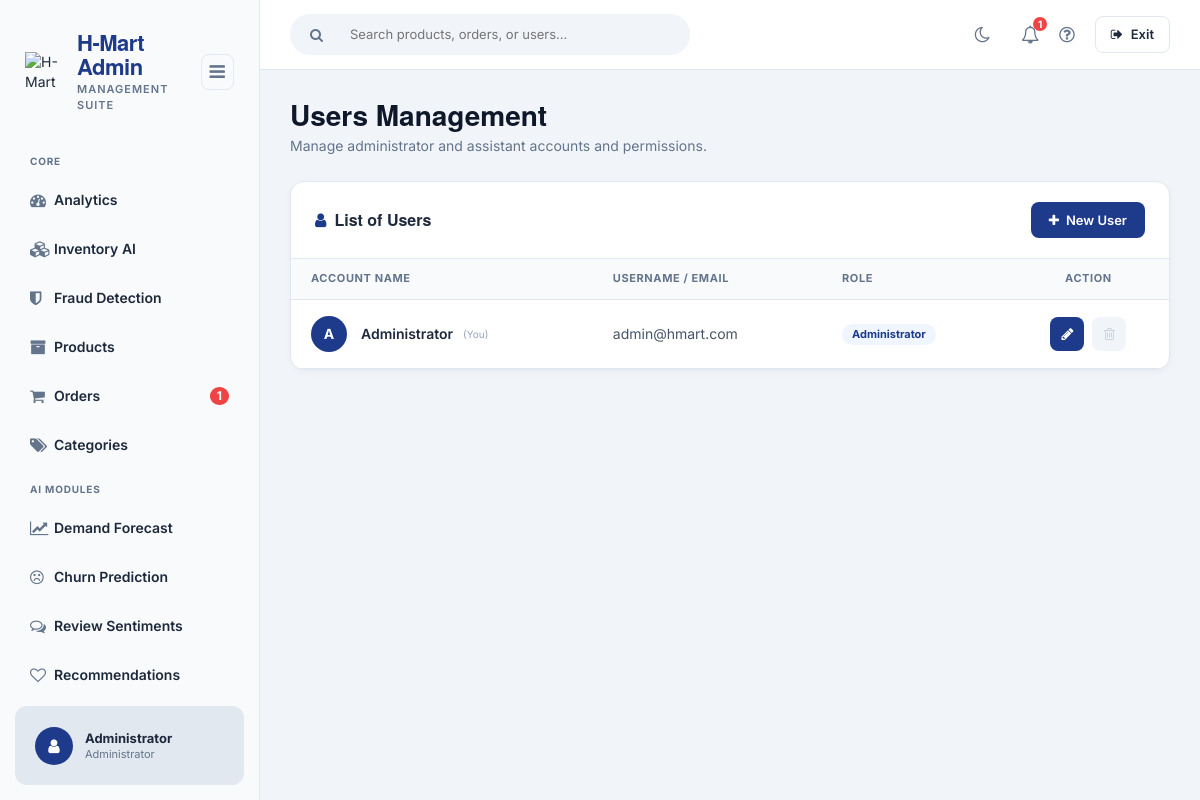
The app's page /admin/user/index.php (signed in) with its own data.
### tables this page shows
CREATE TABLE `tbluseraccount` (
  `USERID` int(11) NOT NULL,
  `U_NAME` varchar(122) NOT NULL,
  `U_USERNAME` varchar(122) NOT NULL,
  `U_PASS` varchar(122) NOT NULL,
  `U_ROLE` varchar(30) NOT NULL,
  `USERIMAGE` varchar(255) NOT NULL
);

### admin/user/index.php (called while the page is built, shortened)
<?php
require_once ("../theme/templates.php");
?>

### backend/include/database.php (called while the page is built, shortened)
<?php
class Database {
	var $sql_string = '';
	private $conn;
	public function open_connection() {
		$this->conn = mysqli_connect(server,user,pass);
		if(!$this->conn){
			echo "Problem in database connection! Contact administrator!";
			exit();
		}else{
			$db_select = mysqli_select_db($this->conn,database_name);
		}
	}
	function setQuery($sql='') {
		$this->sql_string=$sql;
	}
	function executeQuery() {
		$result = mysqli_query($this->conn,$this->sql_string);
		return $result;
	}
	private function confirm_query($result) {
		return $result;
	}
	function loadResultList( $key='' ) {
		$cur = $this->executeQuery();
		$array = array();
		if ($cur) {
			while ($row = mysqli_fetch_object($cur)) {
				if ($key) {
					$array[$row->$key] = $row;
				} else {
					$array[] = $row;
				}
			}
		}
		return $array;
	}
}
$mydb = new Database();
?>

### admin/user/list.php (the view, shortened to what this page needs)
<div class="page-title-row" style="display:flex; justify-content:space-between; align-items:flex-end; margin-bottom:25px;">
    <div>
        <h1 style="font-weight:800; color:var(--primary); font-size:28px; margin:0 0 5px 0;">Users Management</h1>
        <p style="color:var(--text-muted); margin:0; font-size:14px;">Manage administrator and assistant accounts and permissions.</p>
    </div>
</div>
<div class="user-table-card">
    <div class="user-table-header">
        <h4><i class="fa fa-user" style="margin-right:8px; color:#1e3a8a;"></i>List of Users</h4>
        <a href="index.php?view=add" class="btn-new-user">
            <i class="fa fa-plus"></i> New User
        </a>
    </div>
    <table class="users-table">
        <thead>
            <tr>
                <th>Account Name</th>
                <th>Username / Email</th>
                <th>Role</th>
                <th style="text-align:center;">Action</th>
            </tr>
        </thead>
        <tbody>
        <?php
            $mydb->setQuery("SELECT * FROM `tbluseraccount` ORDER BY USERID ASC");
            $cur = $mydb->loadResultList();
            foreach ($cur as $result) {
                $initials = strtoupper(substr($result->U_NAME, 0, 1));
                $isSelf   = ($result->USERID == $_SESSION['USERID']);
                echo '<tr>';
                echo '<td>
                    <span class="user-avatar">' . $initials . '</span>
                    <span class="user-name">' . htmlspecialchars($result->U_NAME) . '</span>
                    ' . ($isSelf ? '<span style="font-size:10px; color:#94a3b8; margin-left:6px;">(You)</span>' : '') . '
                </td>';
                echo '<td style="color:#475569;">' . htmlspecialchars($result->U_USERNAME) . '</td>';
                echo '<td><span class="role-badge">' . htmlspecialchars($result->U_ROLE) . '</span></td>';
                echo '<td><div class="action-btns">';
                echo '<a href="index.php?view=edit&id=' . $result->USERID . '" class="btn-edit-user" title="Edit User">
                        <i class="fa fa-pencil"></i>
                      </a>';
                if ($isSelf) {
                    echo '<span class="btn-delete-user disabled-btn" title="Cannot delete your own account">
                            <i class="fa fa-trash-o"></i>
                          </span>';
                }
                echo '</div></td>';
                echo '</tr>';
            }
        ?>
        </tbody>
    </table>
</div>

### admin/theme/templates.php (style rules this page uses)
:root { --primary: #0f172a; --primary-light: #1e3a8a; --sidebar-bg: #f8fafc; --bg-color: #f1f5f9; --text-main: #1e293b; --text-muted: #64748b; --border-color: #e2e8f0; --card-bg: #ffffff; --card-header-bg: #ffffff; --hover-bg: #e2e8f0; --table-header-bg: #f8fafc; --shadow: 0 4px 6px rgba(0,0,0,0.02); }
body { font-family: 'Inter', sans-serif; background-color: var(--bg-color); margin: 0; padding: 0; color: var(--text-main); overflow-x: hidden; }

### admin/user/list.php (style rules this page uses)
.user-table-card { background: var(--card-bg, #fff); border: 1px solid var(--border-color, #e2e8f0); border-radius: 14px; overflow: hidden; box-shadow: 0 2px 8px rgba(0,0,0,0.04); transition: background 0.25s, border-color 0.25s; }
.user-table-header { display: flex; align-items: center; justify-content: space-between; padding: 20px 24px; border-bottom: 1px solid var(--border-color, #f1f5f9); }
.user-table-header h4 { margin: 0; font-size: 16px; font-weight: 700; color: var(--text-main, #0f172a); }
.btn-new-user { display: inline-flex; align-items: center; gap: 7px; padding: 9px 18px; background: #1e3a8a; color: #fff; border-radius: 8px; text-decoration: none; font-size: 13px; font-weight: 600; transition: background 0.2s; }
.users-table { width: 100%; border-collapse: collapse; }
.users-table thead th { background: var(--table-header-bg, #f8fafc); padding: 12px 20px; text-align: left; font-size: 11px; font-weight: 700; color: var(--text-muted, #64748b); text-transform: uppercase; letter-spacing: 0.6px; border-bottom: 1px solid var(--border-color, #e2e8f0); }
.users-table tbody tr { border-bottom: 1px solid var(--border-color, #f1f5f9); transition: background 0.15s; }
.users-table tbody td { padding: 16px 20px; font-size: 14px; color: var(--text-main, #334155); vertical-align: middle; }
.user-avatar { width: 36px; height: 36px; border-radius: 50%; background: #1e3a8a; display: inline-flex; align-items: center; justify-content: center; color: #fff; font-size: 14px; font-weight: 700; margin-right: 10px; vertical-align: middle; }
.user-name { font-weight: 600; color: var(--text-main, #0f172a); vertical-align: middle; }
.role-badge { display: inline-block; padding: 3px 10px; border-radius: 20px; font-size: 11px; font-weight: 700; background: #eff6ff; color: #1e3a8a; }
.action-btns { display: flex; gap: 8px; justify-content: center; }
.btn-edit-user { width: 34px; height: 34px; border-radius: 8px; background: #1e3a8a; color: #fff; border: none; display: inline-flex; align-items: center; justify-content: center; text-decoration: none; font-size: 14px; transition: background 0.2s; cursor: pointer; }
.btn-delete-user { width: 34px; height: 34px; border-radius: 8px; background: #fee2e2; color: #dc2626; border: none; display: inline-flex; align-items: center; justify-content: center; text-decoration: none; font-size: 14px; transition: all 0.2s; cursor: pointer; }
.btn-delete-user.disabled-btn { background: #f1f5f9; color: #cbd5e1; cursor: not-allowed; pointer-events: none; }

### records on screen
tbluseraccount: U_NAME "A", U_NAME "Administrator", shows "(You)", U_USERNAME "admin@hmart.com", U_ROLE "Administrator"

### other values on screen
$res "1"
$_SESSION['U_NAME'] "Administrator"
$_SESSION['U_ROLE'] "Administrator"
